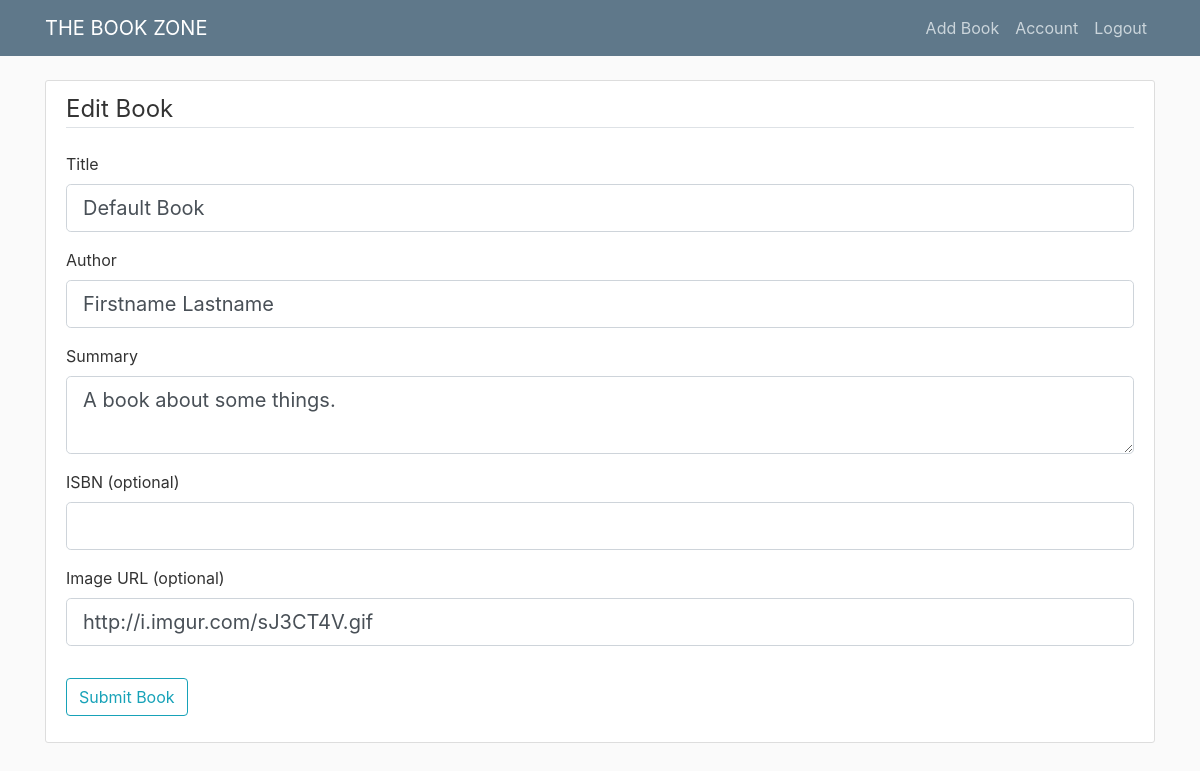
Screenshot of /book/7/update (signed in) with the database file from the repository.
### flaskBooks/models.py (models this page shows, shortened)
class Book(db.Model):
    id = db.Column(db.Integer, primary_key=True)
    author = db.Column(db.String(50), nullable=False)
    title = db.Column(db.String(100), nullable=False)
    description = db.Column(db.Text, nullable=False)
    isbn = db.Column(db.String(), nullable=False)
    imgurl = db.Column(db.String(), nullable=False)
    user_id = db.Column(db.Integer, db.ForeignKey('user.id'), nullable=False)

### flaskBooks/routes.py (the view)
@app.route("/book/<int:book_id>/update", methods=['GET', 'POST'])
@login_required
def update_book(book_id):
    book = Book.query.get_or_404(book_id)
    if book.owner != current_user:
        abort(403)
    form = BookForm()
    if form.validate_on_submit():
        book.title = form.title.data
        book.author = form.author.data
        book.description = form.description.data
        book.isbn = form.isbn.data
        book.imgurl = form.imgurl.data
        db.session.commit()
        flash('Your book\'s data has been updated!', 'success')
        return redirect(url_for('book', book_id=book.id))
    elif request.method == 'GET':
        form.title.data = book.title
        form.author.data = book.author
        form.description.data = book.description
        form.isbn.data = book.isbn
        form.imgurl.data = book.imgurl
    return render_template('create_book.html', title='Edit Book',
        form=form, legend='Edit Book')

### flaskBooks/forms.py
class BookForm(FlaskForm):
    title = StringField('Title', validators=[DataRequired(),
                                Length(max=100)])
    author = StringField('Author', validators=[DataRequired(),
                                Length(max=50)])
    description = TextAreaField('Summary', validators=[DataRequired()])
    isbn = StringField('ISBN (optional)')
    imgurl = StringField('Image URL (optional)', default = 'http://i.imgur.com/sJ3CT4V.gif')
    submit = SubmitField('Submit Book')

### flaskBooks/models.py (called while the page is built)
@login_manager.user_loader
def load_user(user_id):
    return User.query.get(int(user_id))

### flaskBooks/templates/create_book.html (shortened to what this page needs)
{% extends "layout.html" %}
{% block content %}
	<div class="content-section">
    	<form method="POST" action="">
    		<fieldset class="form-group">
    			<legend class="border-bottom mb-4">{{ legend }}</legend>
    			<div class="form-group">
    				{{ form.title.label(class="form-control-label") }}
    				{% if form.title.errors %}
    				    {{ form.title(class="form-control form-control-lg is-invalid") }}
    				    <div class="invalid-feedback">
    				    	{% for error in form.title.errors %}
    				    	    <span> {{ error }} </span>
    				    	{% endfor %}
    				    </div>
    				{% else %}
    				    {{ form.title(class="form-control form-control-lg") }}
    				{% endif %}
    			</div>
    			<div class="form-group">
    				{{ form.author.label(class="form-control-label") }}
    				{% if form.author.errors %}
    				    {{ form.author(class="form-control form-control-lg is-invalid") }}
    				    <div class="invalid-feedback">
    				    	{% for error in form.author.errors %}
    				    	    <span> {{ error }} </span>
    				    	{% endfor %}
    				    </div>
    				{% else %}
    				    {{ form.author(class="form-control form-control-lg") }}
    				{% endif %}
    			</div>
    			<div class="form-group">
    				{{ form.description.label(class="form-control-label") }}
    				{% if form.description.errors %}
    				    {{ form.description(class="form-control form-control-lg is-invalid") }}
    				    <div class="invalid-feedback">
    				    	{% for error in form.description.errors %}
    				    	    <span> {{ error }} </span>
    				    	{% endfor %}
    				    </div>
    				{% else %}
    				    {{ form.description(class="form-control form-control-lg") }}
    				{% endif %}
    			</div>
    			<div class="form-group">
    				{{ form.isbn.label(class="form-control-label") }}
    				{% if form.isbn.errors %}
    				    {{ form.isbn(class="form-control form-control-lg is-invalid") }}
    				    <div class="invalid-feedback">
    				    	{% for error in form.isbn.errors %}
    				    	    <span> {{ error }} </span>
    				    	{% endfor %}
    				    </div>
    				{% else %}
    				    {{ form.isbn(class="form-control form-control-lg") }}
    				{% endif %}
    			</div>
    			<div class="form-group">
    				{{ form.imgurl.label(class="form-control-label") }}
    				{% if form.imgurl.errors %}
    				    {{ form.imgurl(class="form-control form-control-lg is-invalid") }}
    				    <div class="invalid-feedback">
    				    	{% for error in form.imgurl.errors %}
    				    	    <span> {{ error }} </span>
    				    	{% endfor %}
    				    </div>
    				{% else %}
    				    {{ form.imgurl(class="form-control form-control-lg") }}
    				{% endif %}
    			</div>
    		</fieldset>
    		<div class="form-group">
    			{{ form.submit(class="btn btn-outline-info") }}
    		</div>
    	</form>
    </div>
{% endblock content %}

### flaskBooks/static/main.css (style rules this page uses)
body { background: #fafafa; color: #333333; margin-top: 5rem; }
.content-section { background: #ffffff; padding: 10px 20px; border: 1px solid #dddddd; border-radius: 3px; margin-bottom: 20px; }

### rows the page displays
Book: title "Default Book", author "Firstname Lastname", description "A book about some things.", imgurl "http://i.imgur.com/sJ3CT4V.gif"

### other values shown
{{ legend }} "Edit Book"
